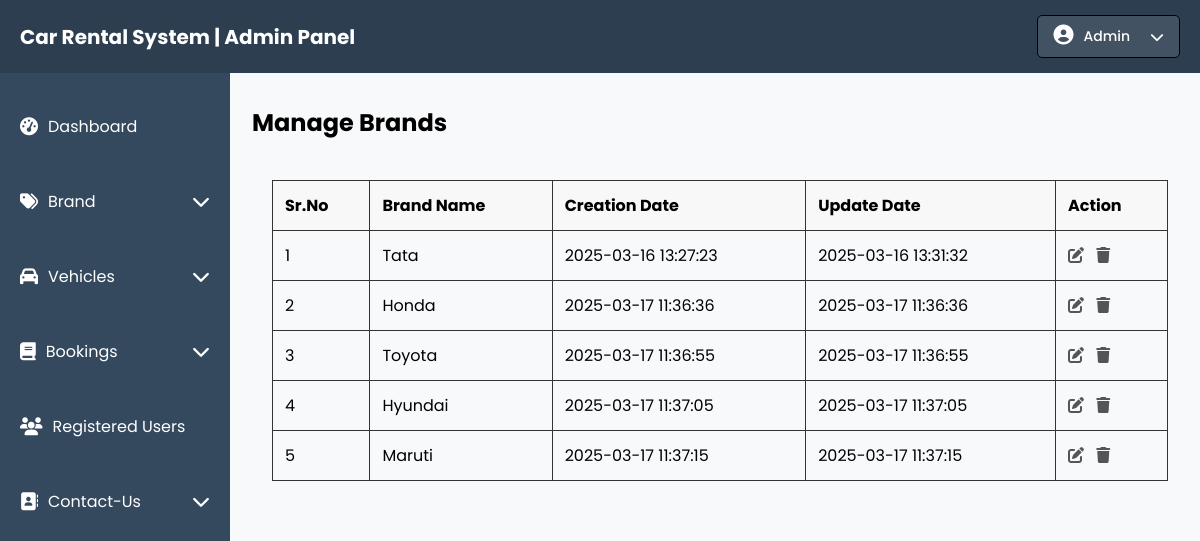
The page /Admin/manage-brand.php on the database as committed earlier.
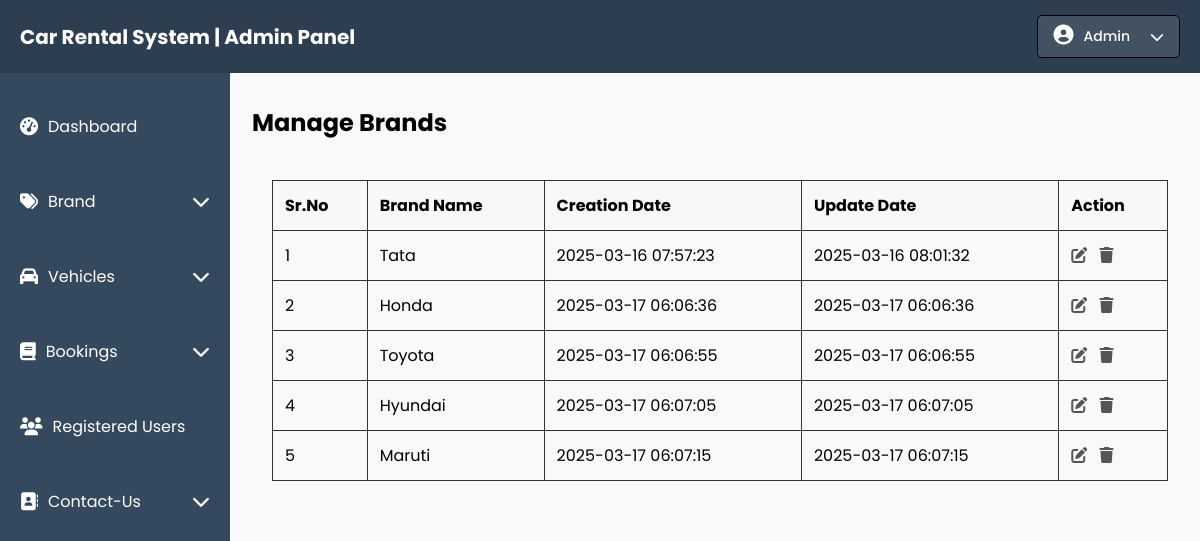
The same page on the database as committed later.
### tables this page shows
CREATE TABLE `brands` (
  `id` int(11) NOT NULL,
  `brand_name` varchar(255) NOT NULL,
  `created_at` timestamp NOT NULL DEFAULT current_timestamp(),
  `updated_at` timestamp NULL DEFAULT current_timestamp() ON UPDATE current_timestamp()
);

### Admin/manage-brand.php (the view, shortened to what this page needs)
<?php
include('connection.php');
try {
    $query = "SELECT * FROM brands ORDER BY id";
    $stmt = $pdo->prepare($query);
    $stmt->execute();
    $brands = $stmt->fetchAll(PDO::FETCH_ASSOC);
} catch (PDOException $e) {
    die("Database error: " . $e->getMessage());
}
?>
<!DOCTYPE html>
<html lang="en">
    <head>
        <link rel="stylesheet" href="style.css">
        <link rel="stylesheet" href="https://cdnjs.cloudflare.com/ajax/libs/font-awesome/6.7.2/css/all.min.css" />
    </head>
    <body>
        <?php include 'include/navbar.php'; ?>
        <div class="main-container">
            <?php include 'include/sidebar.php'; ?>
            <div class="table-content">
                <h2>Manage Brands</h2>
                <div class="table-container">
                    <table>
                        <thead>
                            <tr>
                                <th>Sr.No</th>
                                <th>Brand Name</th>
                                <th>Creation Date</th>
                                <th>Update Date</th>
                                <th>Action</th>
                            </tr>
                        </thead>
                        <tbody>
                            <?php $count = 1; foreach ($brands as $row): ?>
                                <tr>
                                    <td><?php echo $count++; ?></td>
                                    <td><?php echo htmlspecialchars($row['brand_name']); ?></td>
                                    <td><?php echo $row['created_at']; ?></td>
                                    <td><?php echo !empty($row['updated_at']) ? $row['updated_at'] : 'N/A'; ?></td>
                                    <td>
                                        <a href="update-brand.php?id=<?php echo $row['id']; ?>"><i class="fas fa-edit"></i></a>
                                        <a href="manage-brand.php?delete=<?php echo $row['id']; ?>" onclick="return confirm('Are you sure?')"><i class="fas fa-trash"></i></a>
                                    </td>
                                </tr>
                            <?php endforeach; ?>
                        </tbody>
                    </table>
                </div>
            </div>
        </div>
    </body>
</html>

### Admin/include/navbar.php (shortened to what this page needs)
<!DOCTYPE html>
<html lang="en">
    <head>
        <link rel="stylesheet" href="style.css">
        <link rel="stylesheet" href="https://cdnjs.cloudflare.com/ajax/libs/font-awesome/6.7.2/css/all.min.css" />
    </head>
    <body>
        <nav class="navbar">
            <a href="dashboard.php">
                <h1>Car Rental System | Admin Panel</h1>
            </a>
            <div class="user-menu" id="userMenu">
                <div class="user-icon"><i class="fas fa-user-circle"></i></div>
                <div class="user-name">
                    <?php
                        echo isset($_SESSION['admin']) ? htmlspecialchars($_SESSION['admin']) : 'Admin';
                    ?>
                </div>
                <div class="user-arrow"><i class="fas fa-chevron-down"></i></div>
            </div>
        </nav>
    </body>
</html>

### Admin/include/sidebar.php (shortened to what this page needs)
<!DOCTYPE html>
<html lang="en">
    <head>
        <link rel="stylesheet" href="style.css">
        <link rel="stylesheet" href="https://cdnjs.cloudflare.com/ajax/libs/font-awesome/6.7.2/css/all.min.css" />
    </head>
    <body>
        <div class="sidebar">
            <ul class="sidebar-menu">
                <li><a href="dashboard.php"><i class="fas fa-tachometer-alt"></i> Dashboard</a></li>
                <li class="dropdown">
                    <a class="dropdown-toggle"><i class="fas fa-tags"></i> Brand <i class="fas fa-chevron-down dropdown-icon"></i></a>
                </li>
                <li class="dropdown">
                    <a class="dropdown-toggle"><i class="fas fa-car"></i> Vehicles <i class="fas fa-chevron-down dropdown-icon"></i></a>
                </li>
                <li class="dropdown">
                    <a class="dropdown-toggle"><i class="fas fa-book"></i> Bookings <i class="fas fa-chevron-down dropdown-icon"></i></a>
                </li>
                <li><a href="registered-users.php"><i class="fas fa-users"></i> Registered Users</a></li>
                <li class="dropdown">
                    <a class="dropdown-toggle"><i class="fa-solid fa-address-book"></i> Contact-Us <i class="fas fa-chevron-down dropdown-icon"></i></a>
                </li>
            </ul>
        </div>
    </body>
</html>

### Admin/style.css (style rules this page uses)
body { font-family: 'Poppins', sans-serif; margin: 0; padding: 0; background-color: #f8f9fa; }
.navbar { display: flex; justify-content: space-between; align-items: center; background: #2c3e50; padding: 5px 20px; color: white; }
.navbar a { text-decoration: none; color: #fff; }
.navbar h1 { font-size: 20px; }
.user-menu { display: flex; align-items: center; background-color: rgba(255, 255, 255, 0.1); padding: 8px 15px; border: 1px solid #000; border-radius: 5px; cursor: pointer; position: relative; }
.user-icon i { font-size: 20px; color: white; }
.user-name { color: white; font-size: 14px; font-weight: 500; margin: 0 10px; }
.user-arrow { margin-left: 10px; }
.user-arrow i { font-size: 14px; color: white; }
.main-container { display: flex; align-items: flex-start; }
.sidebar { max-width: 230px; height: 162vh; background: #34495e; overflow-y: auto; }
.sidebar-menu { list-style: none; padding: 0; }
.sidebar-menu li { padding: 15px 20px; color: white; display: flex; align-items: center; flex-direction: column; }
.sidebar-menu li a { text-decoration: none; color: white; display: flex; align-items: center; gap: 10px; width: 100%; padding: 10px 15px; }
.sidebar-menu li a i { font-size: 18px; }
.dropdown .dropdown-icon { margin-left: auto; transition: transform 0.3s ease; }
.table-content { flex: 1; padding: 12px; margin-left: 10px; border-radius: 5px; }
.table-content h2 { font-size: 24px; margin-bottom: 20px; }
.table-container { padding: 20px; border-radius: 8px; }
.table-container table { width: 100%; border-collapse: collapse; }
.table-container table thead { background: #f8f8f8; }
.table-container table th, .table-container table td { padding: 12px; text-align: left; border: 1px solid #333; }
.table-container table td i { margin-right: 8px; color: #555; }

Rows that differ between the two databases and show on the page:
changed brands "Tata": created_at "2025-03-16 13:27:23" → "2025-03-16 07:57:23"; updated_at "2025-03-16 13:31:32" → "2025-03-16 08:01:32"
changed brands "Honda": created_at "2025-03-17 11:36:36" → "2025-03-17 06:06:36"; updated_at "2025-03-17 11:36:36" → "2025-03-17 06:06:36"
changed brands "Toyota": created_at "2025-03-17 11:36:55" → "2025-03-17 06:06:55"; updated_at "2025-03-17 11:36:55" → "2025-03-17 06:06:55"
changed brands "Hyundai": created_at "2025-03-17 11:37:05" → "2025-03-17 06:07:05"; updated_at "2025-03-17 11:37:05" → "2025-03-17 06:07:05"
changed brands "Maruti": created_at "2025-03-17 11:37:15" → "2025-03-17 06:07:15"; updated_at "2025-03-17 11:37:15" → "2025-03-17 06:07:15"
